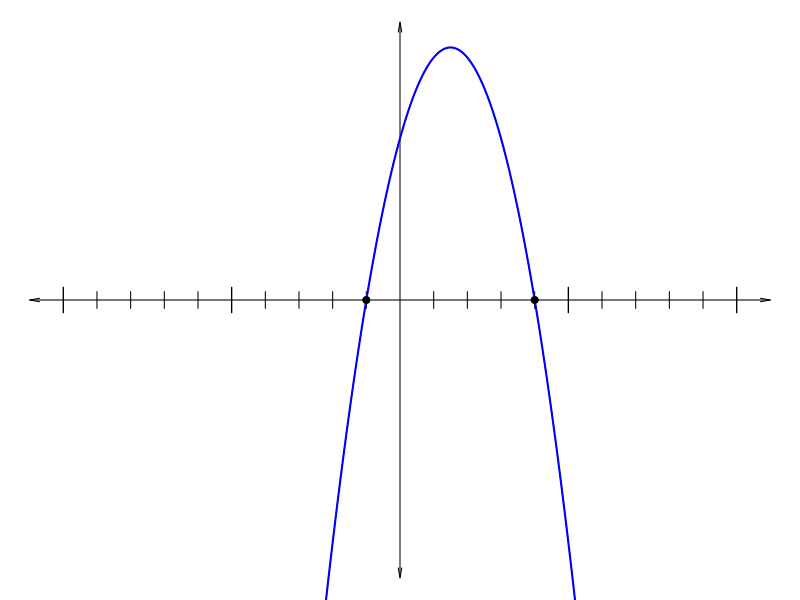
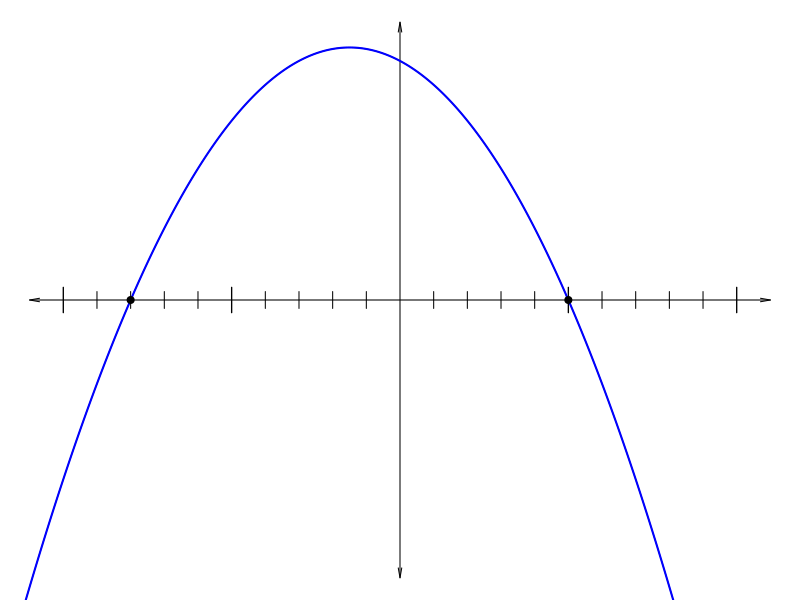
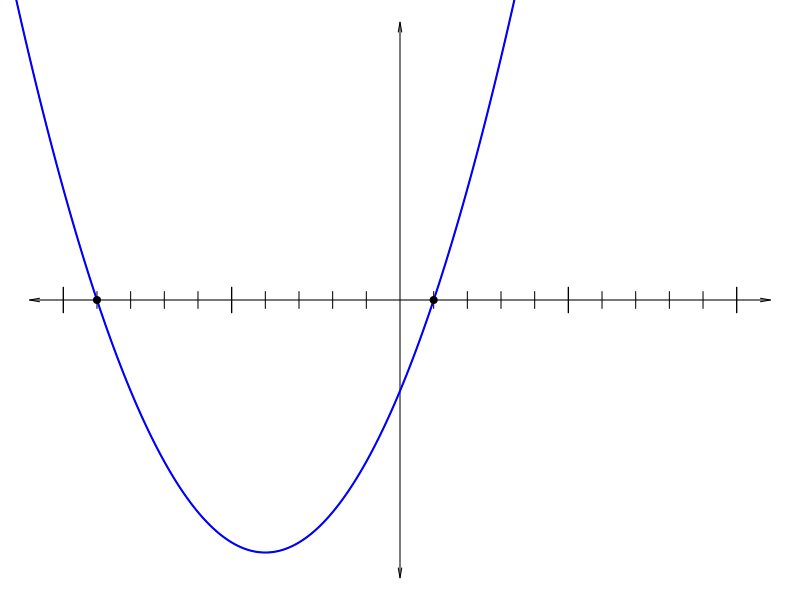
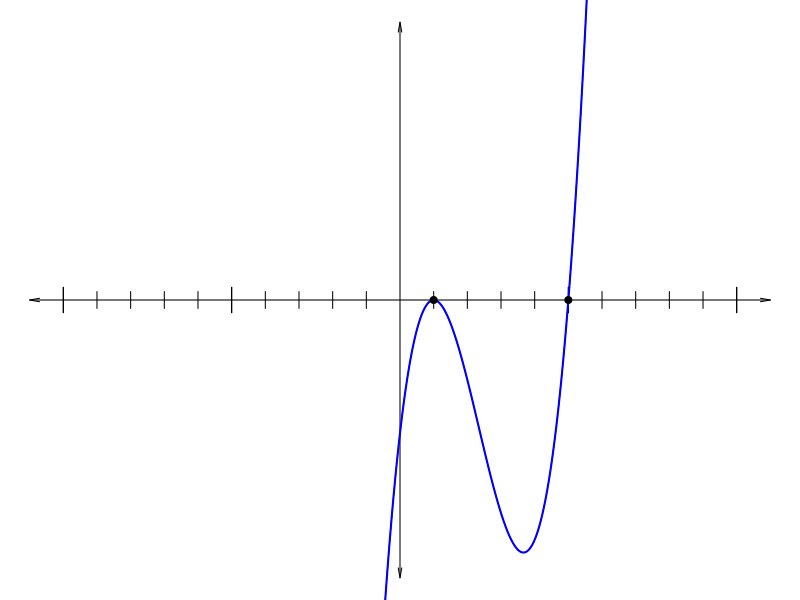
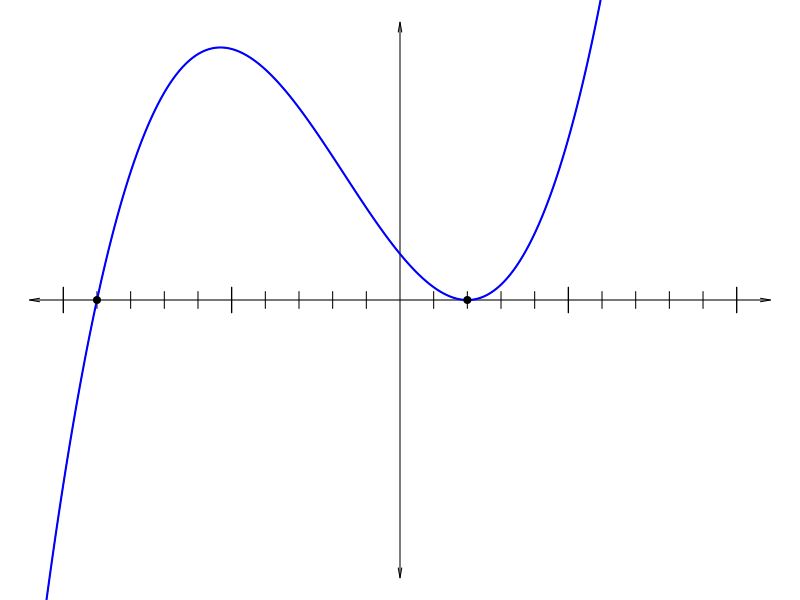

Source code (R) for these figures, in order:
## ---- chunk 1
options(scipen=999)

ngraphs = 5
nchoice = 8
As = numeric()
hs = list()
ds = list()
es = list()
ers = character()
ss = character()
sn = numeric()
corrs = numeric()
dposs = list(c(1,1),c(1,2),c(2,1),c(2,2))
sposs = list(c(1,1),c(1,-1),c(-1,1),c(-1,-1))
for(i in 1:ngraphs){
    hch = sample(1:4,1)
    dch = sample(1:4,1)
    A = sample(c(-1,1),1)
    while(T){
        hb = sort(sample(1:9,2))
        h = hb*sposs[[hch]]
        if(abs(diff(abs(hb)))>2){break}
    }
    d = dposs[[dch]]
    hs[[i]] = h
    ds[[i]] = d
    As = c(As,A)
    eq = character()
    mmm = 0
    soln=0
    for(j in 1:4){
        for(k in 1:4){
            for(l in c(-1,1)){
                mmm = mmm+1
                hh = hb*sposs[[j]]
                dd = dposs[[k]]
                neq = paste0("{",l,"}(x-",hh[1],")^{",dd[1],"}(x-",hh[2],")^{",dd[2],"}",collapse="")
                neq = gsub("--","+",neq,fixed=T)
                neq = gsub("^{1}","",neq,fixed=T)
                neq = gsub("{-1}","-",neq,fixed=T)
                neq = gsub("{1}","",neq,fixed=T)
                eq = c(eq,neq)
                if(sum(hh==h)==2 && sum(dd==d)==2 && l==A){
                    soln=mmm
                    }
            }
        }
    }
    eqnums = sort(c(soln,sample((1:length(eq))[-soln],nchoice-1)))
    es[[i]] = eq[eqnums]
    ers = c(ers,eq[soln])
    ss = c(ss,paste0(1*(eqnums==soln),collapse=""))
    sn = c(sn,soln)
    corrs = c(corrs,(1:nchoice)[eqnums==soln])
}

## ---- chunk 2
xx = seq(-12,12,0.01)
for(i in 1:ngraphs){
    cat(paste0("\n\n### Graph ",i,"\n\n",collapse=""))
    hh = hs[[i]]
    dd = ds[[i]]
    eqs = es[[i]]
    aa = As[i]
    yy = aa*(xx-hh[1])^dd[1]*(xx-hh[2])^dd[2]
    x2 = seq(min(hh),max(hh),0.01)
    y2 = aa*(x2-hh[1])^dd[1]*(x2-hh[2])^dd[2]
    mama = max(abs(y2))
    par(mar=c(0,0,0,0))
    plot(xx,yy,"l",xlim=c(-11,11),ylim=c(-1.1*mama,1.1*mama),axes=F,ann=F)
    arrows(-11,0,11,0,0.1,10,3)
    arrows(0,-mama*1.1,0,mama*1.1,0.1,10,3)
    for(jj in 1:10){
        if(jj%%5==0){
            lines(c(jj,jj),c(mama/20,-mama/20),lwd=1.3)
            lines(c(-jj,-jj),c(mama/20,-mama/20),lwd=1.3)
        } else {
            lines(c(jj,jj),c(mama/30,-mama/30))
            lines(c(-jj,-jj),c(mama/30,-mama/30))
        }
        
    }
    lines(xx,yy,col="blue",lwd=2)
    points(hh,c(0,0),col="black",pch=20,cex=1.4)
    cat(paste0("\n\nWhich function matches Graph ",i,"?\n"))
    eee = es[[i]]
    nnn = length(eee)
    cat(paste0("\n* $",LETTERS[1:nnn],"(x)~=~",eee,"$",collapse="\n"))
    cat("\n\n")
    cat(paste0("##ANSWER",i,"##\n\n"))
}
## ---- chunk 3
for(i in 1:ngraphs){
    cat(paste0("* ",LETTERS[1:nchoice],"(x)\n",collapse=""))
}
## ---- chunk 4
for(i in 1:ngraphs){
    cat(paste0("* Graph ",i," is $",LETTERS[corrs[i]],"(x)~=~",ers[i],"$\n"))
}
